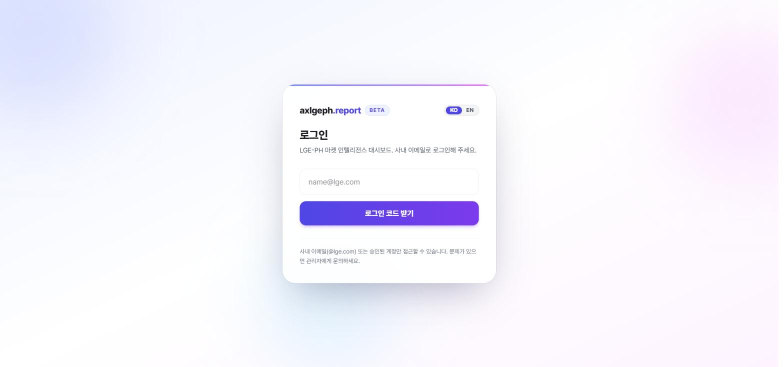
#> input picture docs/summit/01_로그인.jpg, 1568 x 734 px (shown at 1/2 size)
$ python _contact_sheet.py
#> lines starting #> are read from the running program, lines starting #| are printed output that depends on the picture
# -*- coding: utf-8 -*-
import os, sys
from PIL import Image, ImageDraw

FOLDER = os.path.dirname(os.path.abspath(__file__))
COLS = int(sys.argv[1]) if len(sys.argv) > 1 else 3
CELL_W = 1560          # 원본 해상도에 가깝게 — 축소로 인한 추가 열화 방지
GAP = 26
MARGIN = 40
BG = (255, 255, 255)
BORDER = (223, 226, 232)

ORDER = [
    "01_로그인.jpg",
    "02_웰컴팝업.jpg",
    "03_국가동향.jpg",
    "화면 캡처 2026-08-05 110243.png",
    "04_국가동향_기사팝업.jpg",
    "화면 캡처 2026-08-05 132125.png",
    "05_시장동향_채널별가격.jpg",
    "06_시장동향_일일변동.jpg",
    "화면 캡처 2026-08-05 110001.png",
    "화면 캡처 2026-08-05 110506.png",
    "화면 캡처 2026-08-05 110137.png",
    "화면 캡처 2026-08-05 110215.png",
    "10_주요지표.jpg",
    "화면 캡처 2026-08-05 110320.png",
    "11_마케팅.jpg",
    "12_마케팅_광고팝업.jpg",
    "13_주요일정.jpg",
    "화면 캡처 2026-08-05 132149.png",
    "17_지역시장지도_전체.jpg",
    "18_지역시장지도_물가.jpg",
    "화면 캡처 2026-08-05 110355.png",
    "화면 캡처 2026-08-05 132425.png",
]

cells = []
for fn in ORDER:
    fp = os.path.join(FOLDER, fn)
    if not os.path.exists(fp):
        print("MISSING:", fn); continue
    im = Image.open(fp).convert("RGB")
#> im is the input picture: PIL image 1568x734 RGB; mean R, G, B 246.1, 244.6, 252.9
    w, h = im.size
#> w = 1568; h = 734
    if w != CELL_W:                       # 원본보다 크게 늘리지 않음(업스케일 블러 방지); 큰 것만 축소
        nh = round(h * CELL_W / w)
#> nh = 730
        im = im.resize((CELL_W, nh), Image.LANCZOS)
#> im: PIL image 1560x730 RGB
    d = ImageDraw.Draw(im)
    d.rectangle([0, 0, im.size[0] - 1, im.size[1] - 1], outline=BORDER, width=2)
    cells.append(im)

rows = (len(cells) + COLS - 1) // COLS
row_h = [0] * rows
for i, c in enumerate(cells):
    row_h[i // COLS] = max(row_h[i // COLS], c.size[1])

total_w = MARGIN * 2 + COLS * CELL_W + (COLS - 1) * GAP
total_h = MARGIN * 2 + sum(row_h) + (rows - 1) * GAP
canvas = Image.new("RGB", (total_w, total_h), BG)
#> canvas: PIL image 4812x1628 RGB; every value is 255
y = MARGIN
for r in range(rows):
    x = MARGIN
    for cidx in range(COLS):
        i = r * COLS + cidx
        if i >= len(cells):
            break
        canvas.paste(cells[i], (x, y))
        x += CELL_W + GAP
    y += row_h[r] + GAP
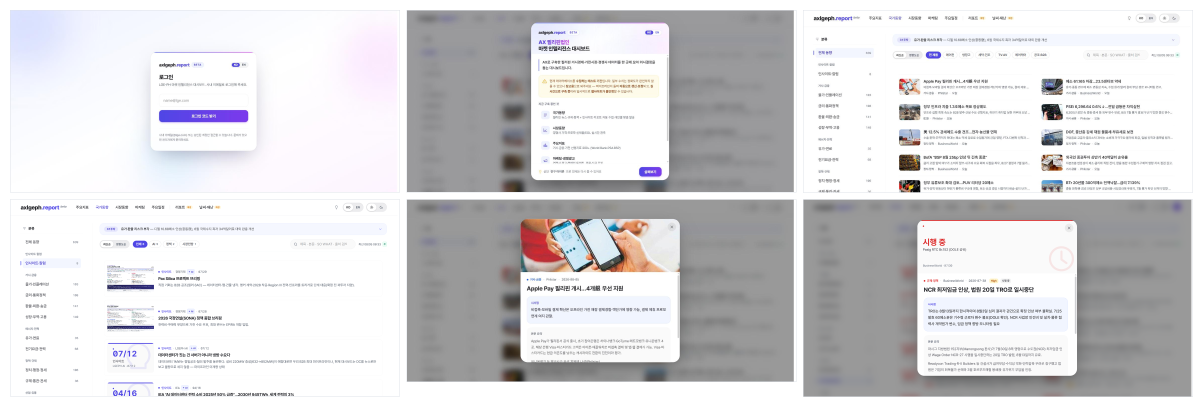
#> canvas: PIL image 4812x1628 RGB (shown at 1/4 size); mean R, G, B 215, 214.2, 216.3

base = os.path.join(FOLDER, f"_PACKAGE_{COLS}col")
canvas.save(base + ".png", "PNG")                       # 무손실
canvas.save(base + ".jpg", "JPEG", quality=95, subsampling=0)  # 고품질 JPEG
canvas.save(base + ".pdf", "PDF", resolution=200.0)     # 원본 캔버스에서 직접 PDF
print(f"{len(cells)} imgs, {canvas.size[0]}x{canvas.size[1]} -> {base}.(png/jpg/pdf)")
